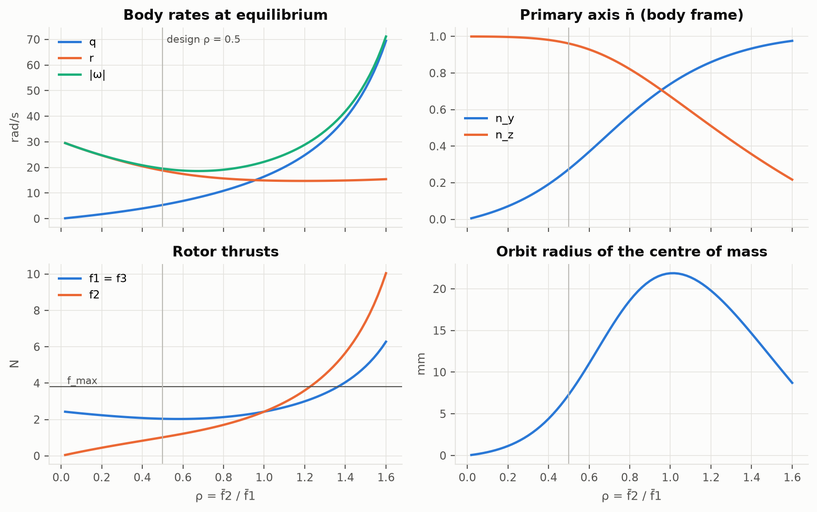
#> input picture docs/report/figures/e1_rho_sweep.png, 817 x 512 px, shrunk from 1780 x 1115 before the run, found by its file name
$ python prepare_figures.py
#> lines starting #> are read from the running program, lines starting #| are printed output that depends on the picture
"""Copies the result figures into docs/report/figures/ without their title rows.

The title rows carry the internal experiment names; the captions in the report describe each figure instead.
Usage (repository root): .venv/bin/python docs/report/prepare_figures.py
"""
from pathlib import Path

from PIL import Image

ROOT = Path(__file__).resolve().parents[2]
SRC, DST = ROOT / "results/figures", ROOT / "docs/report/figures"
CROP = {  # pixel rows removed from the top
    "e1_rho_sweep.png": 70, "e3_failed_lqr_nonlinear.png": 70, "e3_healthy_lqr_nonlinear.png": 70,
    "e6_multistep_error.png": 70, "e6_full_edmdc_eigs.png": 92, "e6_data_efficiency.png": 66,
    "e7_altitude.png": 70, "e8_altitude.png": 70, "e8_full_koopman.png": 70,
    "e8c_adaptive.png": 62, "e8d_spinup.png": 62, "e8e_horizon.png": 62, "e8f_ablations.png": 62, "e8g_plants.png": 62,
}
DST.mkdir(exist_ok=True)
for name, top in CROP.items():
    im = Image.open(SRC / name)
#> im is the input picture: PIL image 817x512 RGBA; mean R, G, B, A 245.3, 245.5, 244.8, 255
    im.crop((0, top, im.size[0], im.size[1])).save(DST / name)
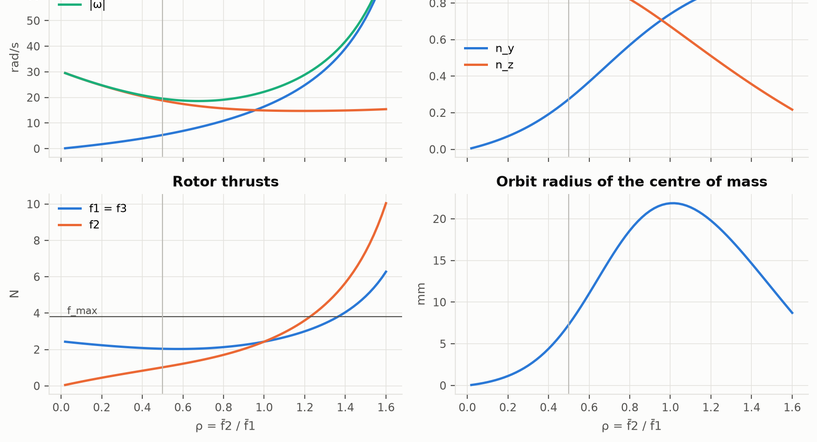
#> saved as e1_rho_sweep.png: PIL image 817x442 RGBA; mean R, G, B, A 246, 246.3, 245.6, 255
#> pass 2 of the loop `for name, top in CROP.items():`:
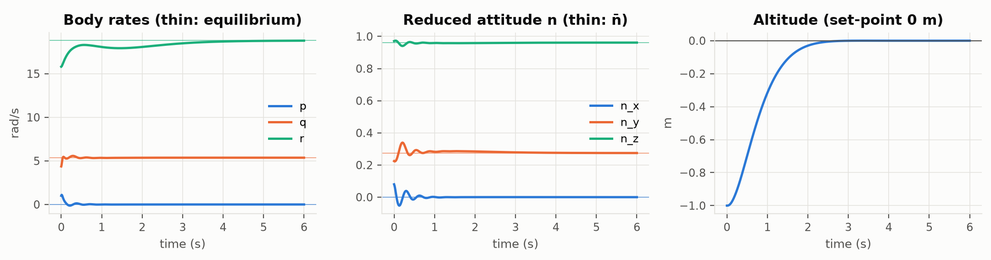
#> input picture docs/report/figures/e3_failed_lqr_nonlinear.png, 991 x 260 px, shrunk from 2159 x 567 before the run, found by its file name
#> im is the input picture: PIL image 991x260 RGBA; mean R, G, B, A 244.3, 244.9, 244.1, 255
#> `im.crop((0, top, im.size[0], im.size[1])).save(DST / name)`:
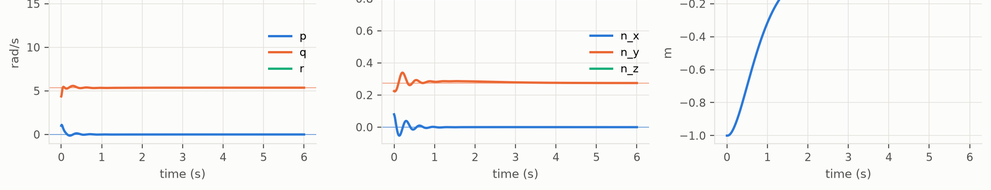
#> saved as e3_failed_lqr_nonlinear.png: PIL image 991x190 RGBA; mean R, G, B, A 247.5, 247.3, 246.7, 255
#> pass 3 of the loop `for name, top in CROP.items():`:
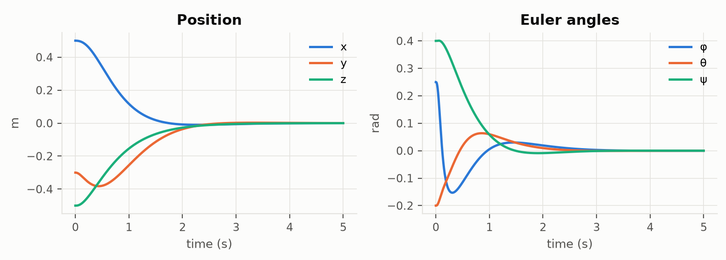
#> input picture docs/report/figures/e3_healthy_lqr_nonlinear.png, 726 x 260 px, shrunk from 1581 x 567 before the run, found by its file name
#> im is the input picture: PIL image 726x260 RGBA; mean R, G, B, A 246, 247, 245.8, 255
#> `im.crop((0, top, im.size[0], im.size[1])).save(DST / name)`:
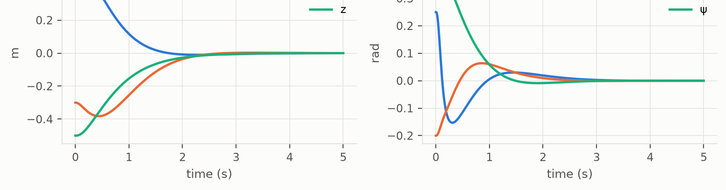
#> saved as e3_healthy_lqr_nonlinear.png: PIL image 726x190 RGBA; mean R, G, B, A 246.1, 247.4, 246, 255
#> (the run stopped early here; a loop or call above may not have finished)
